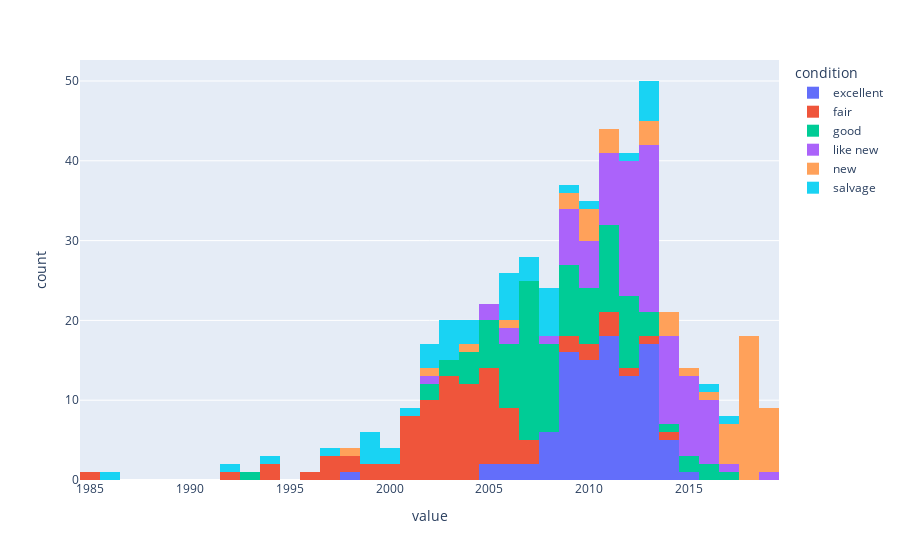

The notebook cell this image was saved under:
### Code cell
import pandas as pd 
import plotly.express as px


car_data = pd.read_csv('~/proyecto5/vehicles_env/AVAMS/vehicles_us.csv')

table = car_data.pivot_table(index='model',columns='condition', values='model_year')
print(table)
fig2 = px.histogram(table)
fig2.show()

### Figure 1 — Plotly figure (JSON) as saved in the notebook; plotly's stock layout.template omitted (floating-point values rounded to 4 significant figures)
{"data": [{"alignmentgroup": "True", "bingroup": "x", "hovertemplate": "condition=excellent<br>value=%{x}<br>count=%{y}<extra></extra>", "legendgroup": "excellent", "marker": {"color": "#636efa", "pattern": {"shape": ""}}, "name": "excellent", "offsetgroup": "excellent", "orientation": "v", "showlegend": true, "type": "histogram", "x": [2009.0, 2010.0, 2012.0, 2009.0, 2011.0, null, 2013.0, 1998.0, 2014.0, 2013.0, 2009.0, 2011.0, 2009.0, 2012.0, 2009, 2010.0, 2012.0, 2010.0, 2010.0, 2005.0, 2013.0, 2014.0, 2011.0, 2011.0, 2013.0, 2005.0, 2013.0, 2011.0, 2013.0, 2012.0, 2009.0, 2012.0, 2011.0, 2007.0, 2012.0, 2010.0, 2009.0, 2011.0, 2013.0, 2008.0, 2009.0, 2008.0, 2009.0, 2013.0, 2013.0, 2013.0, 2014.0, 2006.0, null, 2006.0, 2009.0, 2012.0, 2009.0, 2011.0, 2009.0, 2009.0, 2009.0, 2011.0, 2010.0, 2011.0, 2009.0, 2010.0, 2013.0, 2010.0, 2012.0, 2010.0, 2010.0, 2007.0, 2008.0, 2008.0, 2012.0, 2013.0, 2014.0, 2013, 2012.0, 2012.0, 2015.0, 2011.0, 2010.0, 2014.0, 2013.0, 2013.0, 2012.0, 2011.0, 2013.0, 2011.0, 2011.0, 2011.0, 2008.0, 2009.0, 2008.0, 2011.0, 2010.0, 2010.0, 2010.0, 2010.0, 2011.0, 2011.0, 2012.0, 2012.0], "xaxis": "x", "yaxis": "y"}, {"alignmentgroup": "True", "bingroup": "x", "hovertemplate": "condition=fair<br>value=%{x}<br>count=%{y}<extra></extra>", "legendgroup": "fair", "marker": {"color": "#EF553B", "pattern": {"shape": ""}}, "name": "fair", "offsetgroup": "fair", "orientation": "v", "showlegend": true, "type": "histogram", "x": [2003.0, 2004, 2011, 2004.0, 1992.0, null, 2005.0, 1985.0, 2014, 2009, 1996.0, 2002.0, 2003.0, 2003.0, null, 2003.0, 2003, 2002, 2000.0, 2004.0, 2010, null, 2005, 2006.0, 2005.0, 2001.0, 2005.0, 1994.0, null, 2005, 2001.0, 2001.0, 2001.0, 1998.0, null, 2004.0, null, 2003.0, null, 2002.0, 2003, 1998, 2002.0, 2005.0, 2007.0, 2011.0, 2009, 1997.0, null, 1999.0, 2002.0, 2011.0, 2000.0, 1999.0, 2004.0, 2004.0, 2001.0, 2003.0, 2002.0, 2003.0, 2004, 2003.0, 2006.0, 2006.0, 2006.0, 1996.0, 2002.0, 2001.0, 2005.0, 1994.0, 2013, 2004, null, null, 2005.0, 2007.0, null, 2002.0, 2005.0, 2010, 2006.0, 2012, 2001.0, 2002.0, 2004.0, 2005.0, 2006.0, 2003.0, 1997.0, 2001.0, 2004.0, 2003.0, 2004, 2007.0, 2002.0, 2004.0, 2003.0, 2004.0, 2005.0, 2006.0], "xaxis": "x", "yaxis": "y"}, {"alignmentgroup": "True", "bingroup": "x", "hovertemplate": "condition=good<br>value=%{x}<br>count=%{y}<extra></extra>", "legendgroup": "good", "marker": {"color": "#00cc96", "pattern": {"shape": ""}}, "name": "good", "offsetgroup": "good", "orientation": "v", "showlegend": true, "type": "histogram", "x": [2007.0, 2007.0, 2012.0, 2007.0, 2004.0, 2016.0, 2011.0, 1993.0, 2014.0, 2012.0, 2008.0, 2009.0, 2005.0, 2008.0, 2016.0, 2009.0, 2011.0, 2005.0, 2007.0, 2005.0, 2012.0, 2013.0, 2010.0, 2009.0, 2011.0, 2003.0, 2010.0, 2011.0, 2012.0, 2010.0, 2006.0, 2008.0, 2007.0, 2002.0, 2013.0, 2006.0, 2010.0, 2006.0, 2015.0, 2004.0, 2006.0, 2006.0, 2005.0, 2010.0, 2011.0, 2012.0, 2012.0, 2002.0, 2015.0, 2003.0, 2006.0, 2011.0, 2004.0, 2008.0, 2007.0, 2005.0, 2007.0, 2007.0, 2008.0, 2007.0, 2008.0, 2008.0, 2011.0, 2007.0, 2011, 2006.0, 2007.0, 2005.0, 2007.0, 2006.0, 2012.0, 2011.0, 2013.0, null, 2011.0, 2008.0, 2017.0, 2007.0, 2009.0, 2012.0, 2011.0, 2012.0, 2009.0, 2008.0, 2009.0, 2008.0, 2010.0, 2007.0, 2004.0, 2007.0, 2007.0, 2008.0, 2007.0, 2009.0, 2009.0, 2007.0, 2007.0, 2007.0, 2009.0, 2010.0], "xaxis": "x", "yaxis": "y"}, {"alignmentgroup": "True", "bingroup": "x", "hovertemplate": "condition=like new<br>value=%{x}<br>count=%{y}<extra></extra>", "legendgroup": "like new", "marker": {"color": "#ab63fa", "pattern": {"shape": ""}}, "name": "like new", "offsetgroup": "like new", "orientation": "v", "showlegend": true, "type": "histogram", "x": [2008.0, 2010.0, 2014.0, 2012.0, 2012.0, 2016, 2016.0, 2002.0, 2016.0, 2015.0, 2010.0, 2015.0, 2013.0, 2012.0, 2011, 2013.0, 2015.0, 2009.0, 2011.0, 2005.0, 2016.0, 2015.0, 2013.0, 2012.0, 2014.0, 2006.0, 2015.0, 2010, 2012, 2013.0, 2009.0, 2013.0, 2013.0, 2010.0, 2012, 2013.0, null, 2012.0, 2016.0, 2014.0, 2014.0, 2013.0, 2009.0, 2013.0, 2013.0, 2013.0, 2014.0, 2009.0, null, 2006.0, 2005.0, 2012.0, 2013.0, 2013.0, 2013.0, 2013.0, 2011.0, 2012.0, 2016.0, 2012.0, 2011.0, 2012.0, 2015.0, 2011.0, 2013.0, 2017.0, 2013.0, 2009.0, 2009.0, 2011.0, 2015.0, 2013.0, 2016.0, null, 2014.0, 2015.0, 2019.0, 2015.0, 2011.0, 2016.0, 2015.0, 2014.0, 2014.0, 2014.0, 2014.0, 2012.0, 2013.0, 2013.0, 2012.0, 2011.0, 2009.0, 2012.0, 2011.0, 2010.0, 2012.0, 2010.0, 2013.0, 2012.0, 2014.0, 2012.0], "xaxis": "x", "yaxis": "y"}, {"alignmentgroup": "True", "bingroup": "x", "hovertemplate": "condition=new<br>value=%{x}<br>count=%{y}<extra></extra>", "legendgroup": "new", "marker": {"color": "#FFA15A", "pattern": {"shape": ""}}, "name": "new", "offsetgroup": "new", "orientation": "v", "showlegend": true, "type": "histogram", "x": [null, null, null, null, 1998.0, null, 2018.0, 2010.0, null, null, null, 2018, 2018, 2017.0, null, 2018.0, 2018, 2018, 2018, 2006, null, 2011, null, null, 2019, null, 2018, null, null, null, 2013, null, 2010, 2018, null, null, null, null, null, null, null, 2019, null, 2013, 2014, 2018, 2017.0, 2019, null, null, null, null, 2018, 2018.0, 2018, null, 2004, 2014.0, 2018, 2019, 2015, null, 2017, null, null, null, 2008.0, 2010, null, null, 2018, null, null, null, 2016.0, null, null, null, null, null, 2019, 2018, 2018.0, 2011, null, 2018, 2019, 2010, null, 2017.0, 2002, 2017.0, 2014.0, 2011, 2018, 2019, 2013, null, null, 2008.0], "xaxis": "x", "yaxis": "y"}, {"alignmentgroup": "True", "bingroup": "x", "hovertemplate": "condition=salvage<br>value=%{x}<br>count=%{y}<extra></extra>", "legendgroup": "salvage", "marker": {"color": "#19d3f3", "pattern": {"shape": ""}}, "name": "salvage", "offsetgroup": "salvage", "orientation": "v", "showlegend": true, "type": "histogram", "x": [null, null, null, null, null, null, null, 1986, null, 2012, 2006, 2013, 1999, null, null, null, null, null, 2007, null, null, null, null, null, 2007, 2006, 2017, null, null, 2003, 2003, 2004.0, 2002.0, null, null, 2008, null, 2002.0, null, 2004, null, 2008, 2002, 2007.0, null, null, null, 2003.0, null, null, 2008.0, null, 1999, null, null, 2002, 2006, 2009.0, 2008, 2001, null, null, null, 2003, 2008.0, 1992.0, 2004, null, null, 1994, null, null, null, null, 2013.0, 2012.0, null, null, null, null, 2016.0, 2008, 2006.0, null, null, null, 2006, 2006.0, 2000.0, 1999.0, 1997, 1999, null, 2012.0, null, null, 2010.0, 2013.0, null, 2000], "xaxis": "x", "yaxis": "y"}], "layout": {"barmode": "relative", "legend": {"title": {"text": "condition"}, "tracegroupgap": 0}, "margin": {"t": 60}, "xaxis": {"anchor": "y", "domain": [0, 1], "title": {"text": "value"}}, "yaxis": {"anchor": "x", "domain": [0, 1], "title": {"text": "count"}}}}
